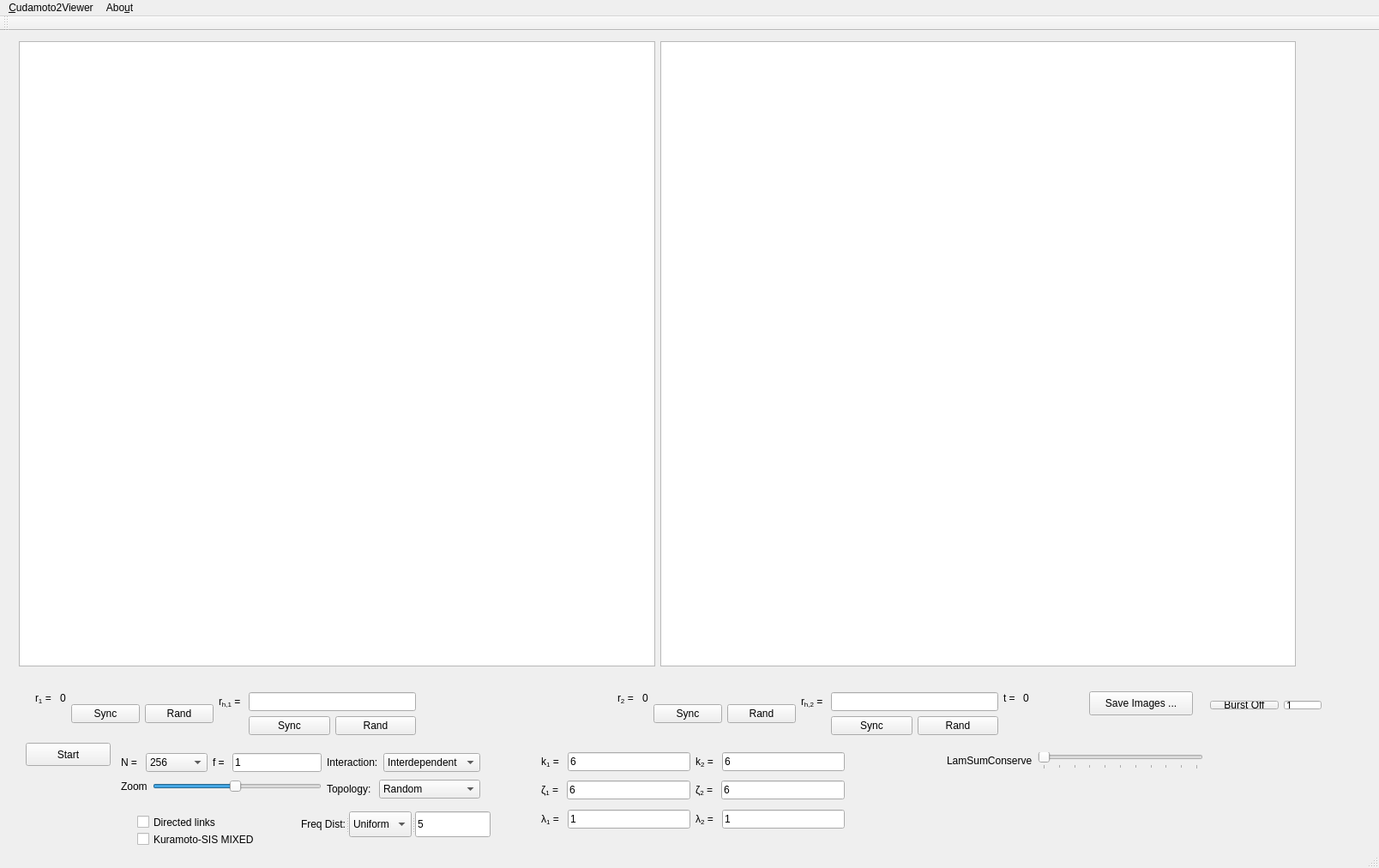
<?xml version="1.0" encoding="UTF-8"?>
<ui version="4.0">
 <class>CudamotoViewer</class>
 <widget class="QMainWindow" name="CudamotoViewer">
  <property name="geometry">
   <rect>
    <x>0</x>
    <y>0</y>
    <width>1608</width>
    <height>1012</height>
   </rect>
  </property>
  <property name="windowTitle">
   <string>CudamotoViewer</string>
  </property>
  <widget class="QWidget" name="centralWidget">
   <property name="sizePolicy">
    <sizepolicy hsizetype="MinimumExpanding" vsizetype="MinimumExpanding">
     <horstretch>0</horstretch>
     <verstretch>0</verstretch>
    </sizepolicy>
   </property>
   <widget class="QPushButton" name="startButton">
    <property name="geometry">
     <rect>
      <x>30</x>
      <y>830</y>
      <width>99</width>
      <height>27</height>
     </rect>
    </property>
    <property name="text">
     <string>Start</string>
    </property>
   </widget>
   <widget class="QWidget" name="layoutWidget">
    <property name="geometry">
     <rect>
      <x>11</x>
      <y>1</y>
      <width>1511</width>
      <height>751</height>
     </rect>
    </property>
    <layout class="QGridLayout" name="gridLayout">
     <item row="0" column="1">
      <widget class="QGraphicsView" name="layerView2">
       <property name="sizePolicy">
        <sizepolicy hsizetype="Expanding" vsizetype="Expanding">
         <horstretch>0</horstretch>
         <verstretch>0</verstretch>
        </sizepolicy>
       </property>
       <property name="resizeAnchor">
        <enum>QGraphicsView::AnchorViewCenter</enum>
       </property>
       <property name="viewportUpdateMode">
        <enum>QGraphicsView::SmartViewportUpdate</enum>
       </property>
      </widget>
     </item>
     <item row="0" column="0">
      <widget class="QGraphicsView" name="layerView1">
       <property name="sizePolicy">
        <sizepolicy hsizetype="Expanding" vsizetype="Expanding">
         <horstretch>0</horstretch>
         <verstretch>0</verstretch>
        </sizepolicy>
       </property>
       <property name="resizeAnchor">
        <enum>QGraphicsView::AnchorViewCenter</enum>
       </property>
       <property name="viewportUpdateMode">
        <enum>QGraphicsView::SmartViewportUpdate</enum>
       </property>
      </widget>
     </item>
    </layout>
   </widget>
   <widget class="QWidget" name="layoutWidget">
    <property name="geometry">
     <rect>
      <x>30</x>
      <y>760</y>
      <width>1181</width>
      <height>72</height>
     </rect>
    </property>
    <layout class="QHBoxLayout" name="horizontalLayout">
     <item>
      <layout class="QFormLayout" name="formLayout_6">
       <item row="0" column="0">
        <widget class="QLabel" name="r1label_title">
         <property name="text">
          <string>&lt;html&gt;&lt;head/&gt;&lt;body&gt;&lt;p&gt;r&lt;span style=&quot; vertical-align:sub;&quot;&gt;1&lt;/span&gt; = &lt;/p&gt;&lt;/body&gt;&lt;/html&gt;</string>
         </property>
        </widget>
       </item>
       <item row="0" column="1">
        <widget class="QLabel" name="r1label">
         <property name="text">
          <string>0</string>
         </property>
        </widget>
       </item>
      </layout>
     </item>
     <item>
      <layout class="QHBoxLayout" name="horizontalLayout_3">
       <item>
        <widget class="QPushButton" name="r1SyncButton">
         <property name="text">
          <string>Sync</string>
         </property>
        </widget>
       </item>
       <item>
        <widget class="QPushButton" name="r1RandButton">
         <property name="text">
          <string>Rand</string>
         </property>
        </widget>
       </item>
      </layout>
     </item>
     <item>
      <layout class="QFormLayout" name="formLayout_12">
       <property name="sizeConstraint">
        <enum>QLayout::SetDefaultConstraint</enum>
       </property>
       <item row="0" column="0">
        <widget class="QLabel" name="r1label_title_2">
         <property name="text">
          <string>&lt;html&gt;&lt;head/&gt;&lt;body&gt;&lt;p&gt;r&lt;span style=&quot; vertical-align:sub;&quot;&gt;h,1&lt;/span&gt; = &lt;/p&gt;&lt;/body&gt;&lt;/html&gt;</string>
         </property>
        </widget>
       </item>
       <item row="0" column="1">
        <widget class="QLineEdit" name="r1h_edit"/>
       </item>
       <item row="1" column="1">
        <layout class="QHBoxLayout" name="horizontalLayout_4">
         <item>
          <widget class="QPushButton" name="r1hSyncButton">
           <property name="text">
            <string>Sync</string>
           </property>
          </widget>
         </item>
         <item>
          <widget class="QPushButton" name="r1hRandButton">
           <property name="text">
            <string>Rand</string>
           </property>
          </widget>
         </item>
        </layout>
       </item>
      </layout>
     </item>
     <item>
      <spacer name="horizontalSpacer">
       <property name="orientation">
        <enum>Qt::Horizontal</enum>
       </property>
       <property name="sizeHint" stdset="0">
        <size>
         <width>46</width>
         <height>20</height>
        </size>
       </property>
      </spacer>
     </item>
     <item>
      <layout class="QFormLayout" name="formLayout_7">
       <item row="0" column="1">
        <widget class="QLabel" name="r2label">
         <property name="text">
          <string>0</string>
         </property>
        </widget>
       </item>
       <item row="0" column="0">
        <widget class="QLabel" name="r2label_title">
         <property name="text">
          <string>&lt;html&gt;&lt;head/&gt;&lt;body&gt;&lt;p&gt;r&lt;span style=&quot; vertical-align:sub;&quot;&gt;2&lt;/span&gt; = &lt;/p&gt;&lt;/body&gt;&lt;/html&gt;</string>
         </property>
        </widget>
       </item>
      </layout>
     </item>
     <item>
      <layout class="QHBoxLayout" name="horizontalLayout_2">
       <item>
        <widget class="QPushButton" name="r2SyncButton">
         <property name="text">
          <string>Sync</string>
         </property>
        </widget>
       </item>
       <item>
        <widget class="QPushButton" name="r2RandButton">
         <property name="text">
          <string>Rand</string>
         </property>
        </widget>
       </item>
      </layout>
     </item>
     <item>
      <layout class="QFormLayout" name="formLayout_14">
       <item row="0" column="0">
        <widget class="QLabel" name="r1label_title_3">
         <property name="text">
          <string>&lt;html&gt;&lt;head/&gt;&lt;body&gt;&lt;p&gt;r&lt;span style=&quot; vertical-align:sub;&quot;&gt;h,2&lt;/span&gt; = &lt;/p&gt;&lt;/body&gt;&lt;/html&gt;</string>
         </property>
         <property name="buddy">
          <cstring>r1label_title_3</cstring>
         </property>
        </widget>
       </item>
       <item row="0" column="1">
        <widget class="QLineEdit" name="r2h_edit"/>
       </item>
       <item row="1" column="1">
        <layout class="QHBoxLayout" name="horizontalLayout_5">
         <item>
          <widget class="QPushButton" name="r2hSyncButton">
           <property name="text">
            <string>Sync</string>
           </property>
          </widget>
         </item>
         <item>
          <widget class="QPushButton" name="r2hRandButton">
           <property name="text">
            <string>Rand</string>
           </property>
          </widget>
         </item>
        </layout>
       </item>
      </layout>
     </item>
     <item>
      <layout class="QFormLayout" name="formLayout_9">
       <item row="0" column="1">
        <widget class="QLabel" name="tlabel">
         <property name="text">
          <string>0</string>
         </property>
        </widget>
       </item>
       <item row="0" column="0">
        <widget class="QLabel" name="tlabel_title">
         <property name="text">
          <string>&lt;html&gt;&lt;head/&gt;&lt;body&gt;&lt;p&gt;t = &lt;/p&gt;&lt;/body&gt;&lt;/html&gt;</string>
         </property>
        </widget>
       </item>
      </layout>
     </item>
    </layout>
   </widget>
   <widget class="QWidget" name="layoutWidget_4">
    <property name="geometry">
     <rect>
      <x>1093</x>
      <y>830</y>
      <width>321</width>
      <height>59</height>
     </rect>
    </property>
    <layout class="QFormLayout" name="formLayout_13">
     <item row="1" column="1">
      <widget class="QSlider" name="lamSumSlider">
       <property name="minimum">
        <number>0</number>
       </property>
       <property name="maximum">
        <number>500</number>
       </property>
       <property name="value">
        <number>0</number>
       </property>
       <property name="orientation">
        <enum>Qt::Horizontal</enum>
       </property>
       <property name="tickPosition">
        <enum>QSlider::TicksBelow</enum>
       </property>
       <property name="tickInterval">
        <number>50</number>
       </property>
      </widget>
     </item>
     <item row="1" column="0">
      <widget class="QLabel" name="zoomSliderLabel_3">
       <property name="text">
        <string>LamSumConserve</string>
       </property>
      </widget>
     </item>
    </layout>
   </widget>
   <widget class="QWidget" name="layoutWidget">
    <property name="geometry">
     <rect>
      <x>130</x>
      <y>831</y>
      <width>441</width>
      <height>77</height>
     </rect>
    </property>
    <layout class="QGridLayout" name="gridLayout_4">
     <item row="0" column="0">
      <layout class="QFormLayout" name="formLayout_2">
       <item row="0" column="0">
        <widget class="QLabel" name="label">
         <property name="text">
          <string>N = </string>
         </property>
        </widget>
       </item>
       <item row="0" column="1">
        <widget class="QComboBox" name="sizeBox">
         <item>
          <property name="text">
           <string>256</string>
          </property>
         </item>
         <item>
          <property name="text">
           <string>1024</string>
          </property>
         </item>
         <item>
          <property name="text">
           <string>4096</string>
          </property>
         </item>
         <item>
          <property name="text">
           <string>16384</string>
          </property>
         </item>
         <item>
          <property name="text">
           <string>65536</string>
          </property>
         </item>
         <item>
          <property name="text">
           <string>262144</string>
          </property>
         </item>
        </widget>
       </item>
      </layout>
     </item>
     <item row="0" column="1">
      <layout class="QFormLayout" name="formLayout_10">
       <item row="0" column="0">
        <widget class="QLabel" name="label_9">
         <property name="text">
          <string>&lt;html&gt;&lt;head/&gt;&lt;body&gt;&lt;p&gt;f = &lt;/p&gt;&lt;/body&gt;&lt;/html&gt;</string>
         </property>
        </widget>
       </item>
       <item row="0" column="1">
        <widget class="QLineEdit" name="fEdit">
         <property name="text">
          <string>1</string>
         </property>
        </widget>
       </item>
      </layout>
     </item>
     <item row="0" column="2">
      <layout class="QFormLayout" name="formLayout_11">
       <item row="0" column="0">
        <widget class="QLabel" name="label_10">
         <property name="text">
          <string>Interaction:</string>
         </property>
        </widget>
       </item>
       <item row="0" column="1">
        <widget class="QComboBox" name="interactionBox">
         <item>
          <property name="text">
           <string comment="1">Interdependent</string>
          </property>
         </item>
         <item>
          <property name="text">
           <string comment="2">Competitive</string>
          </property>
         </item>
         <item>
          <property name="text">
           <string>Hybrid</string>
          </property>
         </item>
         <item>
          <property name="text">
           <string>Mixed</string>
          </property>
         </item>
        </widget>
       </item>
      </layout>
     </item>
     <item row="1" column="0" colspan="2">
      <layout class="QFormLayout" name="formLayout">
       <item row="1" column="1">
        <widget class="QSlider" name="zoomSlider">
         <property name="minimum">
          <number>10</number>
         </property>
         <property name="maximum">
          <number>500</number>
         </property>
         <property name="value">
          <number>250</number>
         </property>
         <property name="orientation">
          <enum>Qt::Horizontal</enum>
         </property>
        </widget>
       </item>
       <item row="1" column="0">
        <widget class="QLabel" name="zoomSliderLabel">
         <property name="text">
          <string>Zoom</string>
         </property>
        </widget>
       </item>
      </layout>
     </item>
     <item row="1" column="2">
      <layout class="QFormLayout" name="formLayout_17">
       <item row="0" column="0">
        <widget class="QLabel" name="label_11">
         <property name="text">
          <string>Topology: </string>
         </property>
        </widget>
       </item>
       <item row="0" column="1">
        <widget class="QComboBox" name="topologyBox">
         <item>
          <property name="text">
           <string comment="1">Random</string>
          </property>
         </item>
         <item>
          <property name="text">
           <string comment="2">Spatial</string>
          </property>
         </item>
        </widget>
       </item>
      </layout>
     </item>
    </layout>
   </widget>
   <widget class="QWidget" name="layoutWidget">
    <property name="geometry">
     <rect>
      <x>620</x>
      <y>830</y>
      <width>376</width>
      <height>116</height>
     </rect>
    </property>
    <layout class="QGridLayout" name="gridLayout_6">
     <item row="0" column="0">
      <layout class="QGridLayout" name="gridLayout_2">
       <item row="0" column="0">
        <layout class="QFormLayout" name="formLayout_3">
         <item row="0" column="0">
          <widget class="QLabel" name="label_2">
           <property name="text">
            <string>&lt;html&gt;&lt;head/&gt;&lt;body&gt;&lt;p&gt;k&lt;span style=&quot; vertical-align:sub;&quot;&gt;1&lt;/span&gt; = &lt;/p&gt;&lt;/body&gt;&lt;/html&gt;</string>
           </property>
          </widget>
         </item>
         <item row="0" column="1">
          <widget class="QLineEdit" name="k1Edit">
           <property name="text">
            <string>6</string>
           </property>
          </widget>
         </item>
        </layout>
       </item>
       <item row="0" column="1">
        <layout class="QFormLayout" name="formLayout_4">
         <item row="0" column="1">
          <widget class="QLineEdit" name="k2Edit">
           <property name="text">
            <string>6</string>
           </property>
          </widget>
         </item>
         <item row="0" column="0">
          <widget class="QLabel" name="label_3">
           <property name="text">
            <string>&lt;html&gt;&lt;head/&gt;&lt;body&gt;&lt;p&gt;k&lt;span style=&quot; vertical-align:sub;&quot;&gt;2&lt;/span&gt; = &lt;/p&gt;&lt;/body&gt;&lt;/html&gt;</string>
           </property>
          </widget>
         </item>
        </layout>
       </item>
      </layout>
     </item>
     <item row="1" column="0">
      <layout class="QGridLayout" name="gridLayout_5">
       <item row="0" column="0">
        <layout class="QFormLayout" name="formLayout_15">
         <item row="0" column="0">
          <widget class="QLabel" name="label_5">
           <property name="text">
            <string>&lt;html&gt;&lt;head/&gt;&lt;body&gt;&lt;p&gt;ζ&lt;span style=&quot; vertical-align:sub;&quot;&gt;1&lt;/span&gt; = &lt;/p&gt;&lt;/body&gt;&lt;/html&gt;</string>
           </property>
          </widget>
         </item>
         <item row="0" column="1">
          <widget class="QLineEdit" name="zeta1Edit">
           <property name="text">
            <string>6</string>
           </property>
          </widget>
         </item>
        </layout>
       </item>
       <item row="0" column="1">
        <layout class="QFormLayout" name="formLayout_16">
         <item row="0" column="1">
          <widget class="QLineEdit" name="zeta2Edit">
           <property name="text">
            <string>6</string>
           </property>
          </widget>
         </item>
         <item row="0" column="0">
          <widget class="QLabel" name="label_6">
           <property name="text">
            <string>&lt;html&gt;&lt;head/&gt;&lt;body&gt;&lt;p&gt;ζ&lt;span style=&quot; vertical-align:sub;&quot;&gt;2&lt;/span&gt; = &lt;/p&gt;&lt;/body&gt;&lt;/html&gt;</string>
           </property>
          </widget>
         </item>
        </layout>
       </item>
      </layout>
     </item>
     <item row="2" column="0">
      <layout class="QGridLayout" name="gridLayout_3">
       <item row="0" column="0">
        <layout class="QFormLayout" name="formLayout_5">
         <item row="0" column="0">
          <widget class="QLabel" name="label_4">
           <property name="text">
            <string>&lt;html&gt;&lt;head/&gt;&lt;body&gt;&lt;p&gt;λ&lt;span style=&quot; vertical-align:sub;&quot;&gt;1&lt;/span&gt; = &lt;/p&gt;&lt;/body&gt;&lt;/html&gt;</string>
           </property>
          </widget>
         </item>
         <item row="0" column="1">
          <widget class="QLineEdit" name="lambda1Edit">
           <property name="text">
            <string>1</string>
           </property>
          </widget>
         </item>
        </layout>
       </item>
       <item row="0" column="1">
        <layout class="QFormLayout" name="formLayout_8">
         <item row="0" column="0">
          <widget class="QLabel" name="label_7">
           <property name="text">
            <string>&lt;html&gt;&lt;head/&gt;&lt;body&gt;&lt;p&gt;λ&lt;span style=&quot; vertical-align:sub;&quot;&gt;2&lt;/span&gt; = &lt;/p&gt;&lt;/body&gt;&lt;/html&gt;</string>
           </property>
          </widget>
         </item>
         <item row="0" column="1">
          <widget class="QLineEdit" name="lambda2Edit">
           <property name="text">
            <string>1</string>
           </property>
          </widget>
         </item>
        </layout>
       </item>
      </layout>
     </item>
    </layout>
   </widget>
   <widget class="QPushButton" name="saveImageButton">
    <property name="geometry">
     <rect>
      <x>1270</x>
      <y>770</y>
      <width>121</width>
      <height>28</height>
     </rect>
    </property>
    <property name="text">
     <string>Save Images ...</string>
    </property>
   </widget>
   <widget class="QSplitter" name="splitter">
    <property name="geometry">
     <rect>
      <x>351</x>
      <y>910</y>
      <width>221</width>
      <height>30</height>
     </rect>
    </property>
    <property name="orientation">
     <enum>Qt::Horizontal</enum>
    </property>
    <widget class="QLabel" name="natfreqlabel">
     <property name="text">
      <string>Freq Dist:</string>
     </property>
    </widget>
    <widget class="QComboBox" name="naturalFrequencyBox">
     <item>
      <property name="text">
       <string comment="1">Uniform</string>
      </property>
     </item>
     <item>
      <property name="text">
       <string comment="2">Cauchy</string>
      </property>
     </item>
    </widget>
    <widget class="QLineEdit" name="naturalFrequencyParameter">
     <property name="text">
      <string>5</string>
     </property>
     <property name="readOnly">
      <bool>true</bool>
     </property>
    </widget>
   </widget>
   <widget class="QCheckBox" name="isDirectedCheckBox">
    <property name="geometry">
     <rect>
      <x>160</x>
      <y>910</y>
      <width>131</width>
      <height>25</height>
     </rect>
    </property>
    <property name="text">
     <string>Directed links</string>
    </property>
   </widget>
   <widget class="QWidget" name="layoutWidget">
    <property name="geometry">
     <rect>
      <x>1400</x>
      <y>770</y>
      <width>152</width>
      <height>32</height>
     </rect>
    </property>
    <layout class="QFormLayout" name="formLayout_18">
     <item row="0" column="0">
      <widget class="QPushButton" name="burstButton">
       <property name="text">
        <string>Burst Off</string>
       </property>
      </widget>
     </item>
     <item row="0" column="1">
      <widget class="QLineEdit" name="burstEvery">
       <property name="text">
        <string>1</string>
       </property>
      </widget>
     </item>
    </layout>
   </widget>
   <widget class="QCheckBox" name="isMixedCheckBox">
    <property name="geometry">
     <rect>
      <x>160</x>
      <y>930</y>
      <width>161</width>
      <height>25</height>
     </rect>
    </property>
    <property name="text">
     <string>Kuramoto-SIS MIXED</string>
    </property>
   </widget>
   <zorder>layoutWidget</zorder>
   <zorder>splitter</zorder>
   <zorder>layoutWidget</zorder>
   <zorder>layoutWidget</zorder>
   <zorder>layoutWidget</zorder>
   <zorder>startButton</zorder>
   <zorder>layoutWidget</zorder>
   <zorder>layoutWidget_4</zorder>
   <zorder>saveImageButton</zorder>
   <zorder>isDirectedCheckBox</zorder>
   <zorder>isMixedCheckBox</zorder>
  </widget>
  <widget class="QMenuBar" name="menuBar">
   <property name="geometry">
    <rect>
     <x>0</x>
     <y>0</y>
     <width>1608</width>
     <height>22</height>
    </rect>
   </property>
   <widget class="QMenu" name="menuCudamoto2Viewer">
    <property name="title">
     <string>&amp;Cudamoto2Viewer</string>
    </property>
    <addaction name="actionLoad"/>
   </widget>
   <widget class="QMenu" name="menuAbout">
    <property name="title">
     <string>Abo&amp;ut</string>
    </property>
   </widget>
   <addaction name="menuCudamoto2Viewer"/>
   <addaction name="menuAbout"/>
  </widget>
  <widget class="QToolBar" name="mainToolBar">
   <attribute name="toolBarArea">
    <enum>TopToolBarArea</enum>
   </attribute>
   <attribute name="toolBarBreak">
    <bool>false</bool>
   </attribute>
  </widget>
  <widget class="QStatusBar" name="statusBar"/>
  <action name="actionLoad">
   <property name="text">
    <string>&amp;Load...</string>
   </property>
  </action>
 </widget>
 <layoutdefault spacing="6" margin="11"/>
 <resources/>
 <connections/>
</ui>
